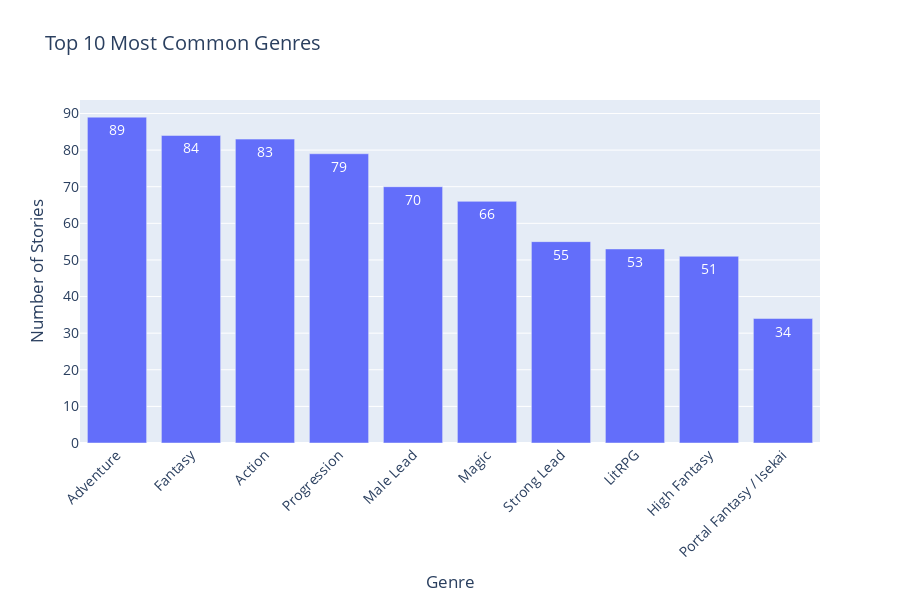
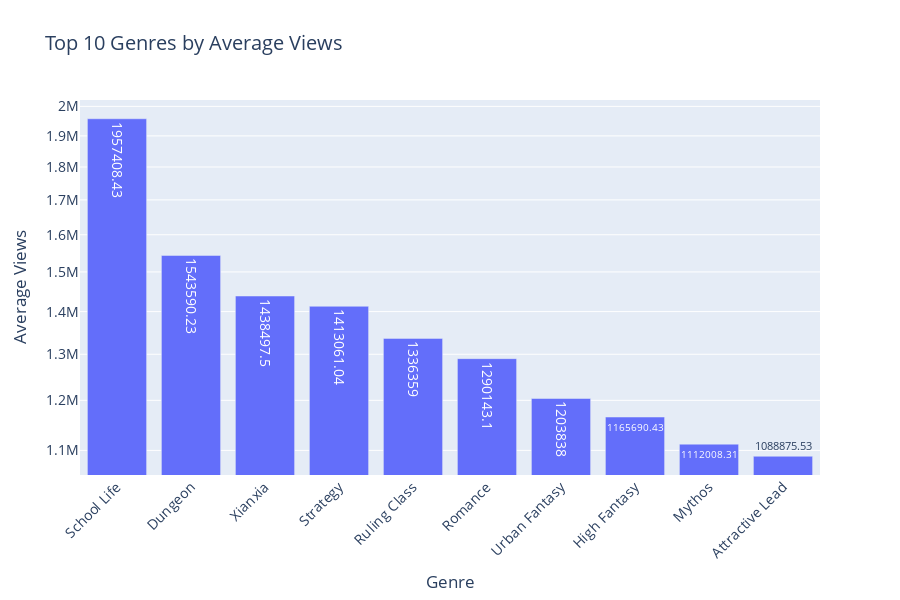
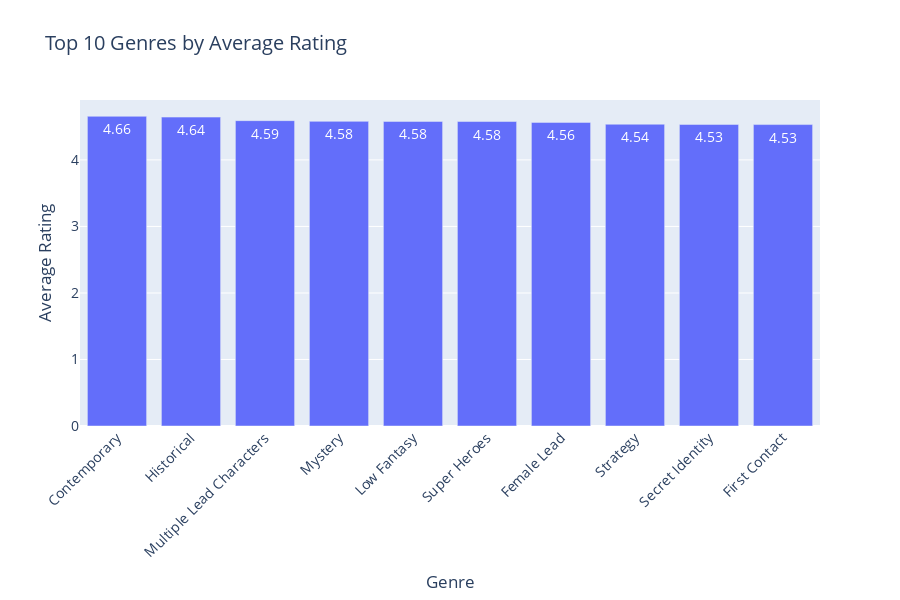

Notebook cell for these charts, in order:
### Markdown cell above
## Genre Analysis

Let's analyze the distribution of genres and their relationship with other metrics. This will help us understand which genres are most popular and successful on Royal Road.

### Code cell
# Get genre distribution (handling null values)
genres = df['genre'].fillna('Unknown').str.split(',').explode().str.strip()
genre_counts = genres.value_counts()

# Create bar chart of genre distribution
fig = go.Figure(data=[
    go.Bar(
        x=genre_counts.head(10).index, 
        y=genre_counts.head(10).values,
        text=genre_counts.head(10).values,
        textposition='auto'
    )
])

fig.update_layout(
    title='Top 10 Most Common Genres',
    xaxis_title='Genre',
    yaxis_title='Number of Stories',
    xaxis_tickangle=-45,
    height=600,
    width=900,
    font=dict(size=14),
    margin=dict(b=100)  # Add more margin at the bottom for rotated labels
)
fig.show()

# Calculate and display genre performance metrics
for metric in ['views', 'rating', 'followers']:
    # Create a list to store data for each story-genre pair
    story_genre_data = []
    
    # Process each row (story) individually
    for _, row in df.dropna(subset=['genre', metric]).iterrows():
        if pd.isna(row['genre']) or not row['genre']:
            continue
            
        # Split the genres string into a list
        genres = row['genre'].split(',')
        
        # Add each genre-story pair to our data
        for genre in genres:
            genre = genre.strip()
            if genre:  # Skip empty strings
                story_genre_data.append({
                    'story_id': row['id'],
                    'genre': genre,
                    metric: row[metric]
                })
    
    # Create a DataFrame from our list
    genre_df = pd.DataFrame(story_genre_data)
    
    # Calculate average and count for each genre
    genre_stats = genre_df.groupby('genre').agg({metric: ['mean', 'count']})
    genre_stats.columns = genre_stats.columns.droplevel(0)  # Flatten multi-index
    
    # Filter for genres with at least 5 stories
    genre_stats = genre_stats[genre_stats['count'] >= 5]
    
    # Sort by mean and get top 10
    top_genres = genre_stats.nlargest(10, 'mean').reset_index()
    
    # Create bar chart
    fig = go.Figure(data=[
        go.Bar(
            x=top_genres['genre'],
            y=top_genres['mean'],
            text=np.round(top_genres['mean'], 2),
            textposition='auto',
            customdata=top_genres['count'],
            hovertemplate='Genre: %{x}<br>' +
                         f'Average {metric}: %{{y:,.2f}}<br>' +
                         'Number of stories: %{customdata}<br>'
        )
    ])
    
    fig.update_layout(
        title=f'Top 10 Genres by Average {metric.capitalize()}',
        xaxis_title='Genre',
        yaxis_title=f'Average {metric.capitalize()}',
        xaxis_tickangle=-45,
        height=600,
        width=900,
        font=dict(size=14),
        margin=dict(b=100)
    )
    
    # Use log scale for views and followers
    if metric in ['views', 'followers']:
        fig.update_yaxes(type='log')
    
    fig.show()

### Figure 1 — Plotly figure (JSON) as saved in the notebook; plotly's stock layout.template omitted (floating-point values rounded to 4 significant figures)
{"data": [{"text": [89.0, 84.0, 83.0, 79.0, 70.0, 66.0, 55.0, 53.0, 51.0, 34.0], "textposition": "auto", "type": "bar", "x": ["Adventure", "Fantasy", "Action", "Progression", "Male Lead", "Magic", "Strong Lead", "LitRPG", "High Fantasy", "Portal Fantasy / Isekai"], "y": [89, 84, 83, 79, 70, 66, 55, 53, 51, 34]}], "layout": {"font": {"size": 14}, "height": 600, "margin": {"b": 100}, "title": {"text": "Top 10 Most Common Genres"}, "width": 900, "xaxis": {"tickangle": -45, "title": {"text": "Genre"}}, "yaxis": {"title": {"text": "Number of Stories"}}}}

### Figure 2 — Plotly figure (JSON) as saved in the notebook; plotly's stock layout.template omitted (floating-point values rounded to 4 significant figures)
{"data": [{"customdata": [7, 22, 16, 26, 19, 21, 13, 51, 16, 17], "hovertemplate": "Genre: %{x}<br>Average views: %{y:,.2f}<br>Number of stories: %{customdata}<br>", "text": [1957000.0, 1544000.0, 1438000.0, 1413000.0, 1336000.0, 1290000.0, 1204000.0, 1166000.0, 1112000.0, 1089000.0], "textposition": "auto", "type": "bar", "x": ["School Life", "Dungeon", "Xianxia", "Strategy", "Ruling Class", "Romance", "Urban Fantasy", "High Fantasy", "Mythos", "Attractive Lead"], "y": [1957000.0, 1544000.0, 1438000.0, 1413000.0, 1336000.0, 1290000.0, 1204000.0, 1166000.0, 1112000.0, 1089000.0]}], "layout": {"font": {"size": 14}, "height": 600, "margin": {"b": 100}, "title": {"text": "Top 10 Genres by Average Views"}, "width": 900, "xaxis": {"tickangle": -45, "title": {"text": "Genre"}}, "yaxis": {"title": {"text": "Average Views"}, "type": "log"}}}

### Figure 3 — Plotly figure (JSON) as saved in the notebook; plotly's stock layout.template omitted (floating-point values rounded to 4 significant figures)
{"data": [{"customdata": [5, 5, 15, 7, 12, 8, 25, 26, 16, 6], "hovertemplate": "Genre: %{x}<br>Average rating: %{y:,.2f}<br>Number of stories: %{customdata}<br>", "text": [4.66, 4.64, 4.59, 4.58, 4.58, 4.58, 4.56, 4.54, 4.53, 4.53], "textposition": "auto", "type": "bar", "x": ["Contemporary", "Historical", "Multiple Lead Characters", "Mystery", "Low Fantasy", "Super Heroes", "Female Lead", "Strategy", "Secret Identity", "First Contact"], "y": [4.656, 4.644, 4.591, 4.58, 4.579, 4.577, 4.564, 4.537, 4.534, 4.532]}], "layout": {"font": {"size": 14}, "height": 600, "margin": {"b": 100}, "title": {"text": "Top 10 Genres by Average Rating"}, "width": 900, "xaxis": {"tickangle": -45, "title": {"text": "Genre"}}, "yaxis": {"title": {"text": "Average Rating"}}}}
